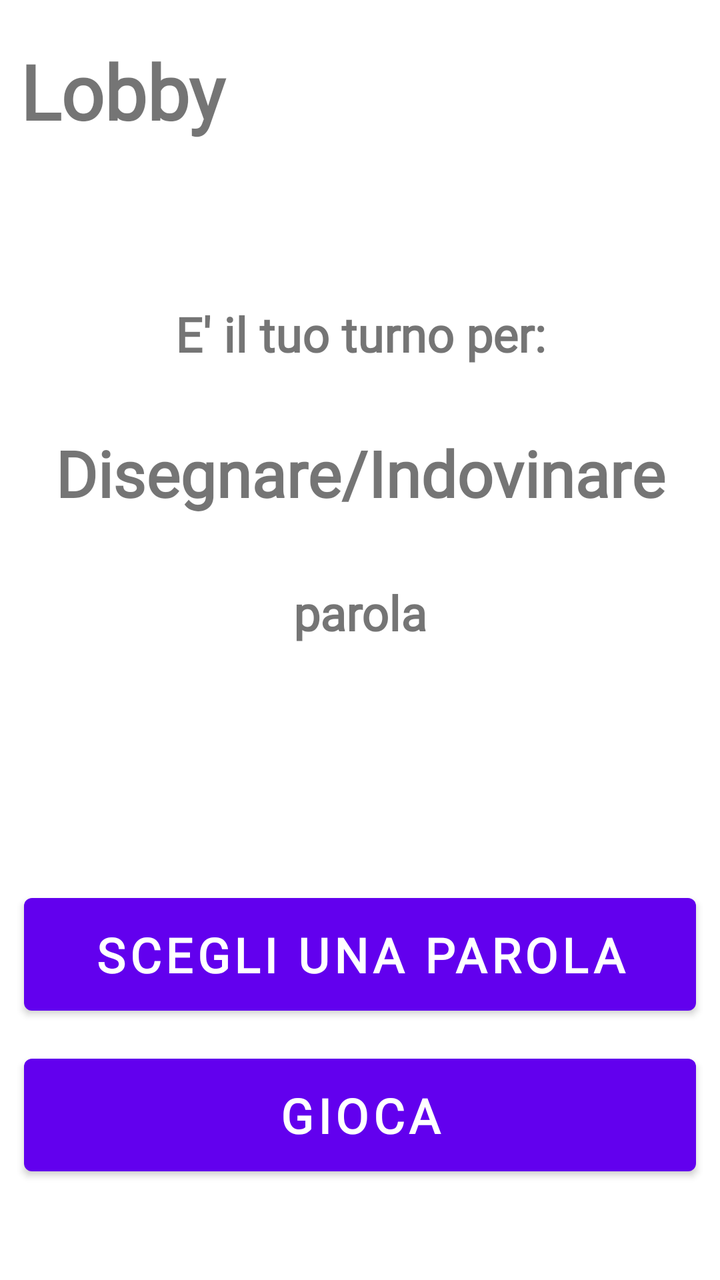
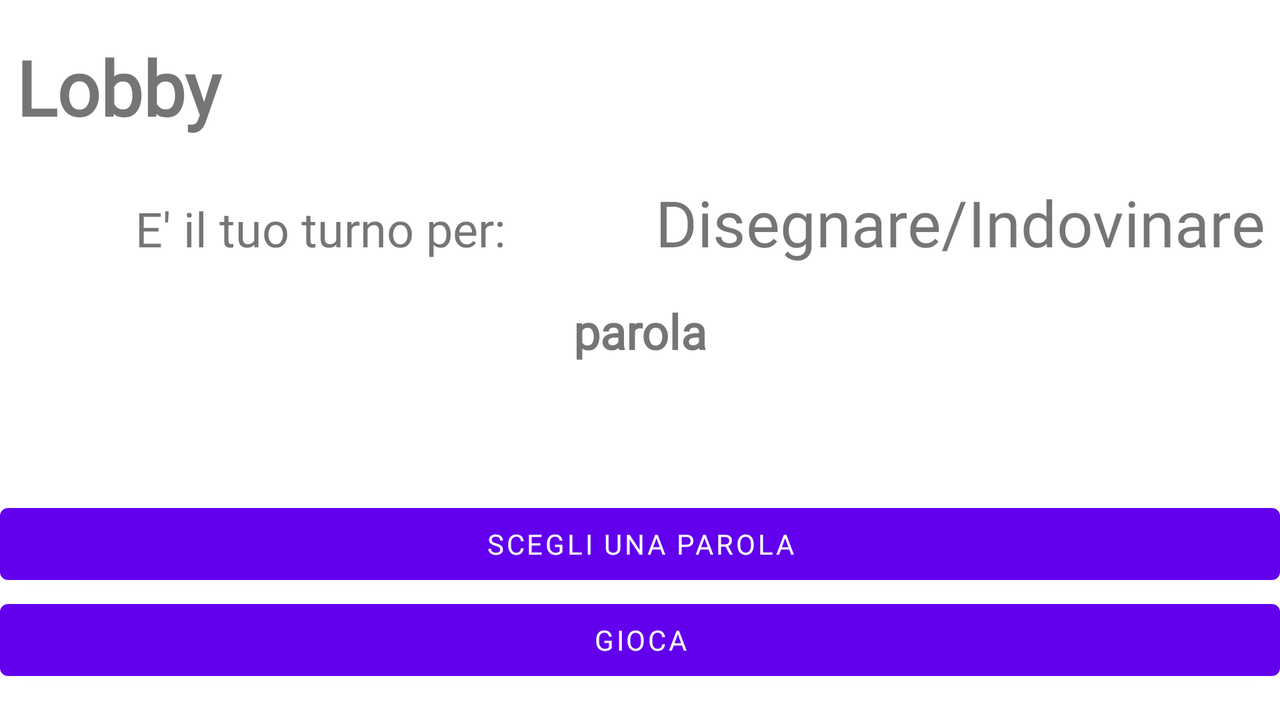

The same Android screen from two of the app's own layout files: first res/layout/ as a phone draws it, then the repository's variant for another configuration, drawn on a device whose configuration selects that folder. Both files follow.
<!-- AndroidManifest.xml: application theme Theme.GuessMyDraw -->
<!-- res/layout/fragment_game_lobby.xml -->
<?xml version="1.0" encoding="utf-8"?>
<androidx.constraintlayout.widget.ConstraintLayout
    xmlns:android="http://schemas.android.com/apk/res/android"
    xmlns:app="http://schemas.android.com/apk/res-auto"
    xmlns:tools="http://schemas.android.com/tools"
    android:id="@+id/game_container"
    android:layout_width="match_parent"
    android:layout_height="match_parent"
    android:orientation="vertical"
    android:layout_gravity="center"
    android:gravity="center"
    android:paddingTop="10dp"
    android:paddingBottom="10dp"
    tools:ignore="RtlHardcoded">

    <TextView
        android:id="@+id/lobby_text"
        android:layout_width="0dp"
        android:layout_height="wrap_content"
        android:gravity="left"
        android:padding="10dp"
        android:text="@string/Lobby"
        android:textSize="38sp"
        android:textStyle="bold"
        app:layout_constraintVertical_bias="0"
        app:layout_constraintBottom_toBottomOf="parent"
        app:layout_constraintLeft_toLeftOf="parent"
        app:layout_constraintRight_toRightOf="parent"
        app:layout_constraintTop_toTopOf="parent" />

    <TextView
        android:id="@+id/text"
        android:layout_width="wrap_content"
        android:layout_height="wrap_content"
        android:textSize="24sp"
        android:padding="10dp"
        android:textStyle="bold"
        android:gravity="center"
        android:text="@string/your_turn"
        android:layout_marginBottom="@dimen/padding"
        app:layout_constraintLeft_toLeftOf="parent"
        app:layout_constraintRight_toRightOf="parent"
        app:layout_constraintBottom_toTopOf="@id/role_text"/>

    <TextView
        android:id="@+id/role_text"
        android:layout_width="0dp"
        android:layout_height="wrap_content"
        android:textSize="32sp"
        android:padding="10dp"
        android:textStyle="bold"
        android:gravity="center"
        tools:text="Disegnare/Indovinare"
        app:layout_constraintVertical_bias="0.35"
        app:layout_constraintLeft_toLeftOf="parent"
        app:layout_constraintRight_toRightOf="parent"
        app:layout_constraintTop_toTopOf="parent"
        app:layout_constraintBottom_toBottomOf="parent" />

    <TextView
        android:id="@+id/word"
        android:layout_width="match_parent"
        android:layout_height="wrap_content"
        android:textSize="24sp"
        android:padding="10dp"
        android:textStyle="bold"
        android:gravity="center"
        tools:text="parola"
        android:layout_marginTop="@dimen/padding"
        app:layout_constraintLeft_toLeftOf="parent"
        app:layout_constraintRight_toRightOf="parent"
        app:layout_constraintTop_toBottomOf="@id/role_text"/>

    <Button
        android:id="@+id/choose_word_button"
        android:tag="choose_word_button"
        android:layout_width="match_parent"
        android:layout_height="wrap_content"
        android:text="@string/choose_word"
        android:textSize="24sp"
        android:textStyle="bold"
        android:layout_margin="@dimen/margin"
        android:padding="@dimen/padding"
        app:layout_constraintLeft_toLeftOf="parent"
        app:layout_constraintRight_toRightOf="parent"
        app:layout_constraintBottom_toTopOf="@id/play_button" />

    <Button
        android:id="@+id/play_button"
        android:tag="play_button"
        android:layout_width="match_parent"
        android:layout_height="wrap_content"
        android:text="@string/start_game"
        android:layout_margin="@dimen/margin"
        android:padding="@dimen/padding"
        android:textSize="24sp"
        android:textStyle="bold"
        app:layout_constraintVertical_bias="0.95"
        app:layout_constraintLeft_toLeftOf="parent"
        app:layout_constraintRight_toRightOf="parent"
        app:layout_constraintTop_toTopOf="parent"
        app:layout_constraintBottom_toBottomOf="parent" />

</androidx.constraintlayout.widget.ConstraintLayout>
<!-- resources referenced by this layout -->
<resources>
  <dimen name="margin">12dp</dimen>
  <dimen name="padding">12dp</dimen>
  <string name="Lobby">Lobby</string>
  <string name="choose_word">Scegli una parola</string>
  <string name="start_game">Gioca</string>
  <string name="your_turn">E\' il tuo turno per:</string>
  <style name="Theme.GuessMyDraw" parent="Theme.MaterialComponents.DayNight.NoActionBar">
          
          <item name="colorPrimary">@color/purple_500</item>
          <item name="colorPrimaryVariant">@color/purple_700</item>
          <item name="colorOnPrimary">@color/white</item>
          
          <item name="colorSecondary">@color/teal_200</item>
          <item name="colorSecondaryVariant">@color/teal_700</item>
          <item name="colorOnSecondary">@color/black</item>
          
          <item name="android:statusBarColor" tools:targetApi="l">?attr/colorPrimaryVariant</item>
          
          <item name="android:fontFamily">@font/roboto_medium</item>
      </style>
  <color name="white">#FFFFFFFF</color>
  <color name="black">#FF000000</color>
</resources>
<!-- res/layout-land/fragment_game_lobby.xml (the repository's variant of the layout above) -->
<!-- drawn on the phone turned sideways -->
<?xml version="1.0" encoding="utf-8"?>
<androidx.constraintlayout.widget.ConstraintLayout
    xmlns:android="http://schemas.android.com/apk/res/android"
    xmlns:app="http://schemas.android.com/apk/res-auto"
    xmlns:tools="http://schemas.android.com/tools"
    android:id="@+id/game_container"
    android:layout_width="match_parent"
    android:layout_height="match_parent"
    android:orientation="vertical"
    android:layout_gravity="center"
    android:gravity="center"
    android:paddingTop="10dp"
    android:paddingBottom="10dp"
    tools:ignore="RtlHardcoded">

    <TextView
        android:id="@+id/lobby_text"
        android:layout_height="wrap_content"
        android:layout_width="0dp"
        android:gravity="left"
        android:padding="@dimen/small_padding"
        android:text="@string/Lobby"
        android:textSize="38sp"
        android:textStyle="bold"
        app:layout_constraintVertical_bias="0"
        app:layout_constraintBottom_toBottomOf="parent"
        app:layout_constraintLeft_toLeftOf="parent"
        app:layout_constraintRight_toRightOf="parent"
        app:layout_constraintTop_toTopOf="parent" />

    <LinearLayout
        android:id="@+id/linear"
        android:layout_width="match_parent"
        android:layout_height="wrap_content"
        android:orientation="horizontal"
        app:layout_constraintVertical_bias="0.1"
        app:layout_constraintEnd_toEndOf="parent"
        app:layout_constraintStart_toStartOf="parent"
        app:layout_constraintTop_toBottomOf="@+id/lobby_text"
        app:layout_constraintBottom_toTopOf="@id/choose_word_button">

        <TextView
            android:id="@+id/text"
            android:layout_width="0dp"
            android:layout_height="wrap_content"
            android:layout_weight="1"
            android:gravity="center"
            android:text="@string/your_turn"
            android:textSize="24sp"/>

        <TextView
            android:id="@+id/role_text"
            android:layout_width="0dp"
            android:layout_height="wrap_content"
            android:layout_weight="1"
            android:gravity="center"
            android:textSize="32sp"
            tools:text="Disegnare/Indovinare" />

    </LinearLayout>

    <TextView
        android:id="@+id/word"
        android:layout_width="match_parent"
        android:layout_height="wrap_content"
        android:layout_weight="1"
        android:gravity="center"
        android:textSize="24sp"
        android:textStyle="bold"
        app:layout_constraintVertical_bias="0.2"
        app:layout_constraintBottom_toTopOf="@+id/choose_word_button"
        app:layout_constraintTop_toBottomOf="@+id/linear"
        tools:text="parola" />

    <Button
        style="@style/button"
        android:id="@+id/choose_word_button"
        android:tag="choose_word_button"
        android:layout_width="match_parent"
        android:layout_height="wrap_content"
        android:text="@string/choose_word"
        app:layout_constraintLeft_toLeftOf="parent"
        app:layout_constraintRight_toRightOf="parent"
        app:layout_constraintBottom_toTopOf="@id/play_button" />

    <Button
        style="@style/button"
        android:id="@+id/play_button"
        android:tag="play_button"
        android:layout_width="match_parent"
        android:layout_height="wrap_content"
        android:text="@string/start_game"
        app:layout_constraintVertical_bias="0.98"
        app:layout_constraintLeft_toLeftOf="parent"
        app:layout_constraintRight_toRightOf="parent"
        app:layout_constraintTop_toTopOf="parent"
        app:layout_constraintBottom_toBottomOf="parent" />

</androidx.constraintlayout.widget.ConstraintLayout>
<!-- resources referenced by the variant -->
<!-- as the phone turned sideways resolves them -->
<resources>
  <dimen name="small_padding">8dp</dimen>
  <string name="Lobby">Lobby</string>
  <string name="choose_word">Scegli una parola</string>
  <string name="start_game">Gioca</string>
  <string name="your_turn">E\' il tuo turno per:</string>
  <style name="Theme.GuessMyDraw" parent="Theme.MaterialComponents.DayNight.NoActionBar">
          
          <item name="colorPrimary">@color/purple_500</item>
          <item name="colorPrimaryVariant">@color/purple_700</item>
          <item name="colorOnPrimary">@color/white</item>
          
          <item name="colorSecondary">@color/teal_200</item>
          <item name="colorSecondaryVariant">@color/teal_700</item>
          <item name="colorOnSecondary">@color/black</item>
          
          <item name="android:statusBarColor" tools:targetApi="l">?attr/colorPrimaryVariant</item>
          
          <item name="android:fontFamily">@font/roboto_medium</item>
      </style>
  <color name="white">#FFFFFFFF</color>
  <color name="black">#FF000000</color>
</resources>
